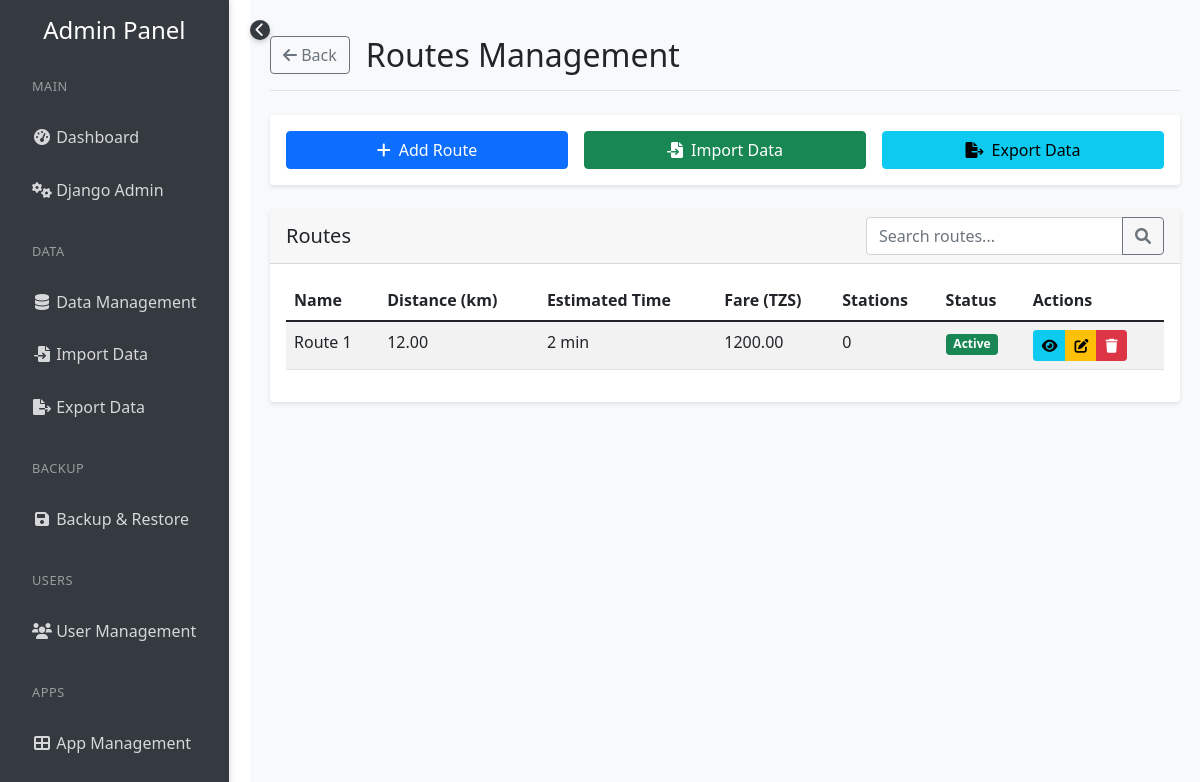
The app's page /admin_panel/data/routes/ (signed in), older data.
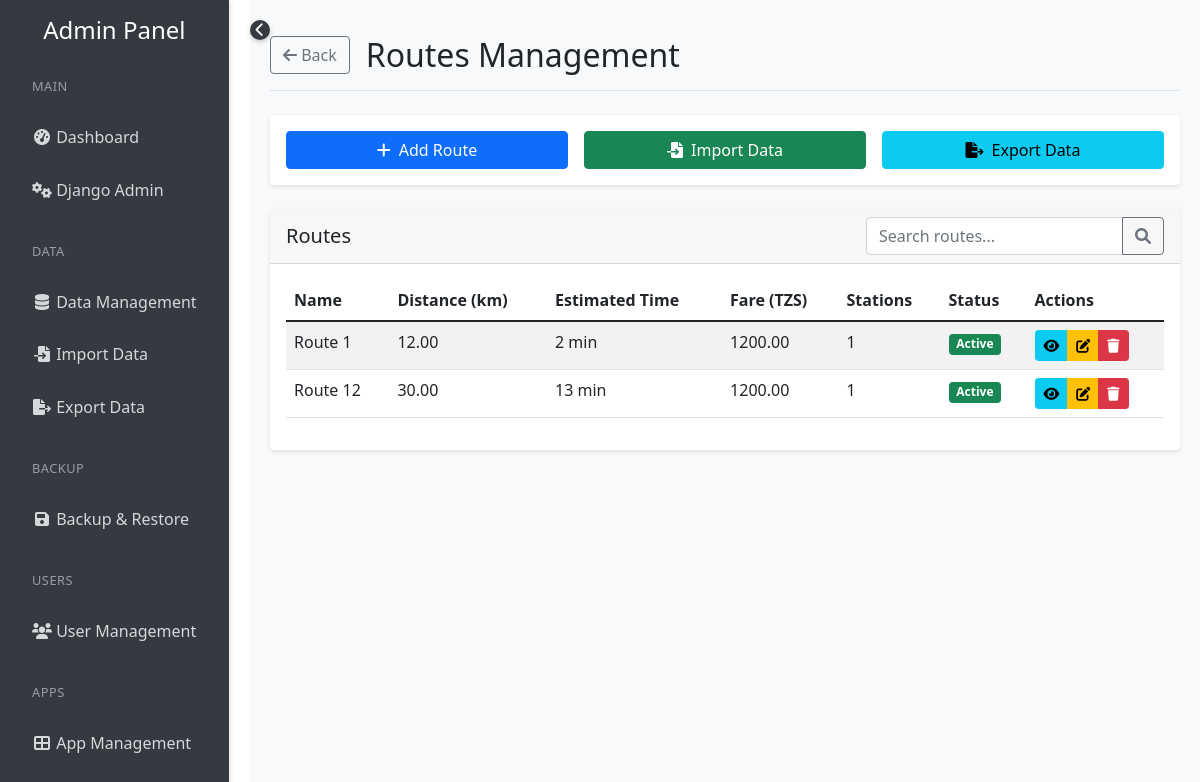
The same page, newer data.
### stations/models.py (models this page shows, shortened)
class Route(models.Model):
    name = models.CharField(max_length=100)
    description = models.TextField(blank=True)
    stations = models.ManyToManyField(Station, through='RouteStation')
    distance = models.DecimalField(max_digits=8, decimal_places=2)  # in kilometers
    estimated_time = models.IntegerField()  # in minutes
    fare = models.DecimalField(max_digits=10, decimal_places=2)
    is_active = models.BooleanField(default=True)
    created_at = models.DateTimeField(auto_now_add=True)
    updated_at = models.DateTimeField(auto_now=True)

### admin_panel/views.py (the view, shortened to what this page needs)
# urls.py: path('data/routes/', views.routes_management, name='routes_management'),
@login_required
@user_passes_test(is_admin)
def routes_management(request):
    routes = Route.objects.all().prefetch_related('stations')
    context = {
        'routes': routes,
    }
    return render(request, 'admin_panel/routes_management.html', context)

### admin_panel/views.py (called while the page is built)
def is_admin(user):
    return user.is_superuser or user.is_staff

### admin_panel/templates/admin_panel/routes_management.html (shortened to what the changed rows need)
{% extends 'admin_panel/base_admin.html' %}
{% block page_title %}Routes Management{% endblock %}
{% block content %}
<div class="container-fluid">
    <div class="card">
        <div class="card-body">
            <div class="table-responsive">
                <table class="table table-striped table-hover">
                    <thead>
                        <tr>
                            <th>Name</th>
                            <th>Distance (km)</th>
                            <th>Estimated Time</th>
                            <th>Fare (TZS)</th>
                            <th>Stations</th>
                            <th>Status</th>
                            <th>Actions</th>
                        </tr>
                    </thead>
                    <tbody>
                        {% for route in routes %}
                        <tr>
                            <td>{{ route.name }}</td>
                            <td>{{ route.distance }}</td>
                            <td>{{ route.estimated_time }} min</td>
                            <td>{{ route.fare }}</td>
                            <td>{{ route.stations.count }}</td>
                            <td>
                                <span class="badge {% if route.is_active %}bg-success{% else %}bg-danger{% endif %}">
                                    {% if route.is_active %}Active{% else %}Inactive{% endif %}
                                </span>
                            </td>
                            <td>
                                <div class="btn-group">
                                    <button class="btn btn-sm btn-info" onclick="viewRoute('{{ route.id }}')" title="View route details">
                                        <i class="fas fa-eye"></i>
                                    </button>
                                    <button class="btn btn-sm btn-warning" onclick="editRoute('{{ route.id }}')" title="Edit route">
                                        <i class="fas fa-edit"></i>
                                    </button>
                                    <button class="btn btn-sm btn-danger" onclick="deleteRoute('{{ route.id }}')" title="Delete route">
                                        <i class="fas fa-trash"></i>
                                    </button>
                                </div>
                            </td>
                        </tr>
                        {% empty %}
                        <tr>
                            <td colspan="7" class="text-center">No routes found</td>
                        </tr>
                        {% endfor %}
                    </tbody>
                </table>
            </div>
        </div>
    </div>
</div>
{% endblock %}

Row changes from the older to the newer data that the page shows:
computed for Route "Route 1": stations.count "0" → "1"
added Route: name "Route 12", distance "30.00", estimated_time "13", fare "1200.00", stations.count "1", is_active "Active"
